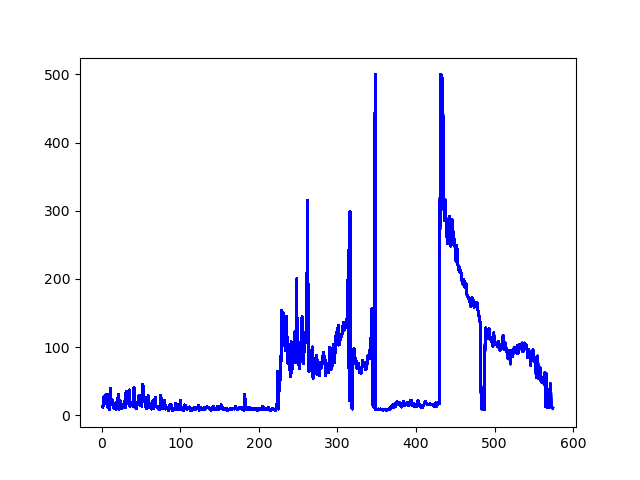

Reproduce this figure in Python.
import sys
import gym
import pylab
import random
import numpy as np
from collections import deque
from tensorflow.keras.layers import Dense
from tensorflow.keras.optimizers import Adam
from tensorflow.keras.models import Sequential

EPISODES = 300


# DQN Agent for the Cartpole
# it uses Neural Network to approximate q function
# and replay memory & target q network
class DQNAgent:
    def __init__(self, state_size, action_size):
        # if you want to see Cartpole learning, then change to True
        self.render = False
        self.load_model = False

        # get size of state and action
        self.state_size = state_size
        self.action_size = action_size

        # These are hyper parameters for the DQN
        self.discount_factor = 0.99
        self.learning_rate = 0.001
        self.epsilon = 1.0
        self.epsilon_decay = 0.999
        self.epsilon_min = 0.01
        self.batch_size = 64
        self.train_start = 1000
        # create replay memory using deque
        self.memory = deque(maxlen=2000)

        # create main model and target model
        self.model = self.build_model()
        self.target_model = self.build_model()

        # initialize target model
        self.update_target_model()

        if self.load_model:
            self.model.load_weights("./save_model/cartpole_dqn.h5")

    # approximate Q function using Neural Network
    # state is input and Q Value of each action is output of network
    def build_model(self):
        model = Sequential()
        model.add(
            Dense(
                24,
                input_dim=self.state_size,
                activation="relu",
                kernel_initializer="he_uniform",
            )
        )
        model.add(
            Dense(24, activation="relu", kernel_initializer="he_uniform")
        )
        model.add(
            Dense(
                self.action_size,
                activation="linear",
                kernel_initializer="he_uniform",
            )
        )
        model.summary()
        model.compile(loss="mse", optimizer=Adam(lr=self.learning_rate))
        return model

    # after some time interval update the target model to be same with model
    def update_target_model(self):
        self.target_model.set_weights(self.model.get_weights())

    # get action from model using epsilon-greedy policy
    def get_action(self, state):
        if np.random.rand() <= self.epsilon:
            return random.randrange(self.action_size)
        else:
            q_value = self.model.predict(state)
            return np.argmax(q_value[0])

    # save sample <s,a,r,s'> to the replay memory
    def append_sample(self, state, action, reward, next_state, done):
        self.memory.append((state, action, reward, next_state, done))
        if self.epsilon > self.epsilon_min:
            self.epsilon *= self.epsilon_decay

    # pick samples randomly from replay memory (with batch_size)
    def train_model(self):
        if len(self.memory) < self.train_start:
            return
        batch_size = min(self.batch_size, len(self.memory))
        mini_batch = random.sample(self.memory, batch_size)

        update_input = np.zeros((batch_size, self.state_size))
        update_target = np.zeros((batch_size, self.state_size))
        action, reward, done = [], [], []

        for i in range(self.batch_size):
            update_input[i] = mini_batch[i][0]
            action.append(mini_batch[i][1])
            reward.append(mini_batch[i][2])
            update_target[i] = mini_batch[i][3]
            done.append(mini_batch[i][4])

        target = self.model.predict(update_input)
        target_val = self.target_model.predict(update_target)

        for i in range(self.batch_size):
            # Q Learning: get maximum Q value at s' from target model
            if done[i]:
                target[i][action[i]] = reward[i]
            else:
                target[i][action[i]] = reward[i] + self.discount_factor * (
                    np.amax(target_val[i])
                )

        # and do the model fit!
        self.model.fit(
            update_input,
            target,
            batch_size=self.batch_size,
            epochs=1,
            verbose=0,
        )


if __name__ == "__main__":
    # In case of CartPole-v1, maximum length of episode is 500
    env = gym.make("CartPole-v1")
    # get size of state and action from environment
    state_size = env.observation_space.shape[0]
    action_size = env.action_space.n

    agent = DQNAgent(state_size, action_size)

    scores, episodes = [], []

    for e in range(EPISODES):
        done = False
        score = 0
        state = env.reset()
        state = np.reshape(state, [1, state_size])

        while not done:
            if agent.render:
                env.render()

            # get action for the current state and go one step in environment
            action = agent.get_action(state)
            next_state, reward, done, info = env.step(action)
            next_state = np.reshape(next_state, [1, state_size])
            # if an action make the episode end, then gives penalty of -100
            reward = reward if not done or score == 499 else -100

            # save the sample <s, a, r, s'> to the replay memory
            agent.append_sample(state, action, reward, next_state, done)
            # every time step do the training
            agent.train_model()
            score += reward
            state = next_state

            if done:
                # every episode update the target model to be same with model
                agent.update_target_model()

                # every episode, plot the play time
                score = score if score == 500 else score + 100
                scores.append(score)
                episodes.append(e)
                pylab.plot(episodes, scores, "b")
                pylab.savefig("./save_graph/cartpole_dqn.png")
                print(
                    "episode:",
                    e,
                    "  score:",
                    score,
                    "  memory length:",
                    len(agent.memory),
                    "  epsilon:",
                    agent.epsilon,
                )

                # if the mean of scores of last 10 episode is bigger than 490
                # stop training
                if np.mean(scores[-min(10, len(scores)) :]) > 490:
                    sys.exit()

        # save the model
        if e % 50 == 0:
            agent.model.save_weights("./save_model/cartpole_dqn.h5")
